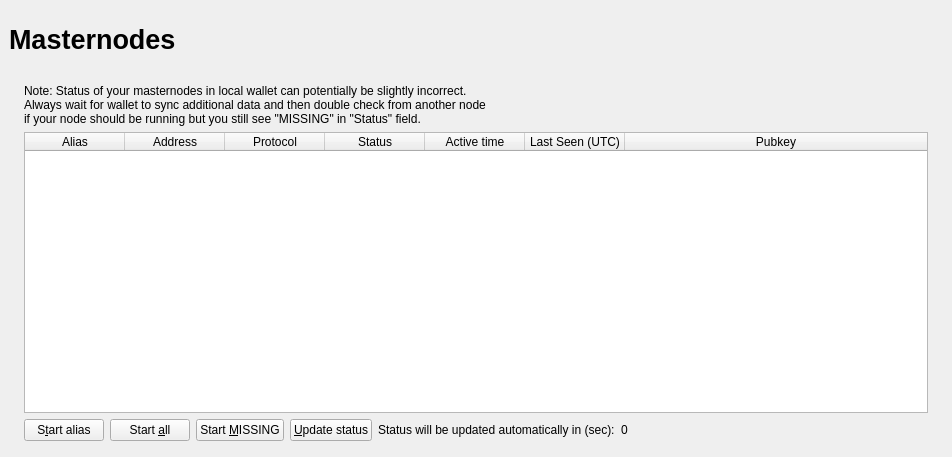
<?xml version="1.0" encoding="UTF-8"?>
<ui version="4.0">
 <class>MasternodeList</class>
 <widget class="QWidget" name="MasternodeList">
  <property name="geometry">
   <rect>
    <x>0</x>
    <y>0</y>
    <width>723</width>
    <height>457</height>
   </rect>
  </property>
  <property name="windowTitle">
   <string>Form</string>
  </property>
  <layout class="QVBoxLayout" name="topLayout" stretch="0">
   <property name="leftMargin">
    <number>9</number>
   </property>
   <property name="topMargin">
    <number>9</number>
   </property>
   <property name="rightMargin">
    <number>9</number>
   </property>
   <property name="bottomMargin">
    <number>9</number>
   </property>
   <item>
    <layout class="QVBoxLayout" name="verticalLayout_Master" stretch="0,1">
     <property name="spacing">
      <number>0</number>
     </property>
     <item>
      <widget class="QFrame" name="frame_Header">
       <layout class="QVBoxLayout" name="verticalLayout_4">
        <property name="leftMargin">
         <number>0</number>
        </property>
        <property name="topMargin">
         <number>0</number>
        </property>
        <property name="rightMargin">
         <number>0</number>
        </property>
        <property name="bottomMargin">
         <number>0</number>
        </property>
        <item>
         <layout class="QHBoxLayout" name="horizontalLayout_Header" stretch="1,0,1">
          <item>
           <widget class="QLabel" name="labelOverviewHeaderLeft">
            <property name="minimumSize">
             <size>
              <width>464</width>
              <height>60</height>
             </size>
            </property>
            <property name="maximumSize">
             <size>
              <width>16777215</width>
              <height>60</height>
             </size>
            </property>
            <property name="font">
             <font>
              <pointsize>20</pointsize>
              <weight>75</weight>
              <bold>true</bold>
             </font>
            </property>
            <property name="text">
             <string>Masternodes</string>
            </property>
           </widget>
          </item>
          <item>
           <spacer name="horizontalSpacer">
            <property name="orientation">
             <enum>Qt::Horizontal</enum>
            </property>
            <property name="sizeHint" stdset="0">
             <size>
              <width>40</width>
              <height>20</height>
             </size>
            </property>
           </spacer>
          </item>
          <item>
           <widget class="QLabel" name="labelOverviewHeaderRight">
            <property name="minimumSize">
             <size>
              <width>464</width>
              <height>60</height>
             </size>
            </property>
            <property name="maximumSize">
             <size>
              <width>16777215</width>
              <height>60</height>
             </size>
            </property>
            <property name="font">
             <font>
              <pointsize>14</pointsize>
             </font>
            </property>
            <property name="text">
             <string/>
            </property>
            <property name="alignment">
             <set>Qt::AlignRight|Qt::AlignTrailing|Qt::AlignVCenter</set>
            </property>
           </widget>
          </item>
         </layout>
        </item>
       </layout>
      </widget>
     </item>
     <item>
      <widget class="QFrame" name="frame_BG">
       <layout class="QVBoxLayout" name="verticalLayout_3">
        <property name="leftMargin">
         <number>6</number>
        </property>
        <property name="topMargin">
         <number>6</number>
        </property>
        <property name="rightMargin">
         <number>6</number>
        </property>
        <property name="bottomMargin">
         <number>6</number>
        </property>
        <item>
         <widget class="QFrame" name="frame_Content">
          <layout class="QVBoxLayout" name="verticalLayout">
           <property name="spacing">
            <number>0</number>
           </property>
           <property name="leftMargin">
            <number>0</number>
           </property>
           <property name="topMargin">
            <number>0</number>
           </property>
           <property name="rightMargin">
            <number>0</number>
           </property>
           <property name="bottomMargin">
            <number>0</number>
           </property>
           <item>
            <layout class="QGridLayout" name="gridLayout_2">
             <property name="spacing">
              <number>2</number>
             </property>
             <item row="0" column="0">
              <widget class="QFrame" name="frameList">
               <layout class="QVBoxLayout" name="verticalLayout_2">
                <property name="bottomMargin">
                 <number>1</number>
                </property>
                <item>
                 <layout class="QHBoxLayout" name="horizontalLayout_note">
                  <property name="bottomMargin">
                   <number>0</number>
                  </property>
                  <item>
                   <widget class="QLabel" name="updateNote">
                    <property name="text">
                     <string>Note: Status of your masternodes in local wallet can potentially be slightly incorrect.&lt;br /&gt;Always wait for wallet to sync additional data and then double check from another node&lt;br /&gt;if your node should be running but you still see &quot;MISSING&quot; in &quot;Status&quot; field.</string>
                    </property>
                   </widget>
                  </item>
                 </layout>
                </item>
                <item>
                 <widget class="QTableWidget" name="tableWidgetMyMasternodes">
                  <property name="minimumSize">
                   <size>
                    <width>695</width>
                    <height>0</height>
                   </size>
                  </property>
                  <property name="palette">
                   <palette>
                    <active>
                     <colorrole role="Text">
                      <brush brushstyle="SolidPattern">
                       <color alpha="255">
                        <red>51</red>
                        <green>51</green>
                        <blue>51</blue>
                       </color>
                      </brush>
                     </colorrole>
                    </active>
                    <inactive>
                     <colorrole role="Text">
                      <brush brushstyle="SolidPattern">
                       <color alpha="255">
                        <red>51</red>
                        <green>51</green>
                        <blue>51</blue>
                       </color>
                      </brush>
                     </colorrole>
                    </inactive>
                    <disabled>
                     <colorrole role="Text">
                      <brush brushstyle="SolidPattern">
                       <color alpha="255">
                        <red>85</red>
                        <green>85</green>
                        <blue>85</blue>
                       </color>
                      </brush>
                     </colorrole>
                    </disabled>
                   </palette>
                  </property>
                  <property name="editTriggers">
                   <set>QAbstractItemView::NoEditTriggers</set>
                  </property>
                  <property name="alternatingRowColors">
                   <bool>true</bool>
                  </property>
                  <property name="selectionMode">
                   <enum>QAbstractItemView::SingleSelection</enum>
                  </property>
                  <property name="selectionBehavior">
                   <enum>QAbstractItemView::SelectRows</enum>
                  </property>
                  <property name="sortingEnabled">
                   <bool>true</bool>
                  </property>
                  <attribute name="horizontalHeaderStretchLastSection">
                   <bool>true</bool>
                  </attribute>
                  <column>
                   <property name="text">
                    <string>Alias</string>
                   </property>
                  </column>
                  <column>
                   <property name="text">
                    <string>Address</string>
                   </property>
                  </column>
                  <column>
                   <property name="text">
                    <string>Protocol</string>
                   </property>
                  </column>
                  <column>
                   <property name="text">
                    <string>Status</string>
                   </property>
                  </column>
                  <column>
                   <property name="text">
                    <string>Active time</string>
                   </property>
                  </column>
                  <column>
                   <property name="text">
                    <string>Last Seen (UTC)</string>
                   </property>
                  </column>
                  <column>
                   <property name="text">
                    <string>Pubkey</string>
                   </property>
                  </column>
                 </widget>
                </item>
                <item>
                 <layout class="QHBoxLayout" name="horizontalLayout_5">
                  <property name="bottomMargin">
                   <number>0</number>
                  </property>
                  <item>
                   <widget class="QPushButton" name="startButton">
                    <property name="text">
                     <string>S&amp;tart alias</string>
                    </property>
                   </widget>
                  </item>
                  <item>
                   <widget class="QPushButton" name="startAllButton">
                    <property name="text">
                     <string>Start &amp;all</string>
                    </property>
                   </widget>
                  </item>
                  <item>
                   <widget class="QPushButton" name="startMissingButton">
                    <property name="text">
                     <string>Start &amp;MISSING</string>
                    </property>
                   </widget>
                  </item>
                  <item>
                   <widget class="QPushButton" name="UpdateButton">
                    <property name="text">
                     <string>&amp;Update status</string>
                    </property>
                   </widget>
                  </item>
                  <item>
                   <widget class="QLabel" name="autoupdate_label">
                    <property name="text">
                     <string>Status will be updated automatically in (sec):</string>
                    </property>
                   </widget>
                  </item>
                  <item>
                   <widget class="QLabel" name="secondsLabel">
                    <property name="text">
                     <string>0</string>
                    </property>
                   </widget>
                  </item>
                  <item>
                   <spacer name="horizontalSpacer_5">
                    <property name="orientation">
                     <enum>Qt::Horizontal</enum>
                    </property>
                    <property name="sizeHint" stdset="0">
                     <size>
                      <width>40</width>
                      <height>20</height>
                     </size>
                    </property>
                   </spacer>
                  </item>
                 </layout>
                </item>
               </layout>
              </widget>
             </item>
            </layout>
           </item>
          </layout>
         </widget>
        </item>
       </layout>
      </widget>
     </item>
    </layout>
   </item>
  </layout>
 </widget>
 <resources/>
 <connections/>
</ui>
